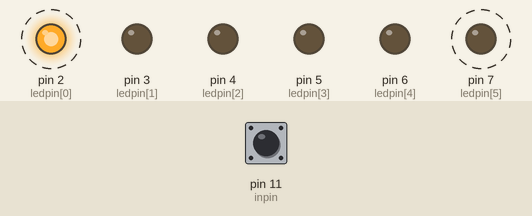
Recording of a sketch running on a simulated Arduino Uno, built with avr-gcc and run on an emulated ATmega328P. Parts: output pins drawn as LEDs (lit = HIGH). Dashed ring = blinking. The test bench sets the inputs (shaded band); at power-on: pin 11 (inpin) HIGH.

Above: at 1.2 s.
1.3 s: pin 11 (inpin) pulled LOW for 0.15 s
At 2.4 s:
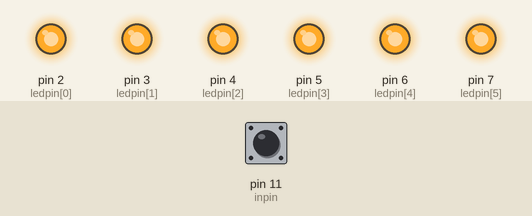
4.3 s: pin 11 (inpin) pulled LOW for 1 s
At 6.4 s:
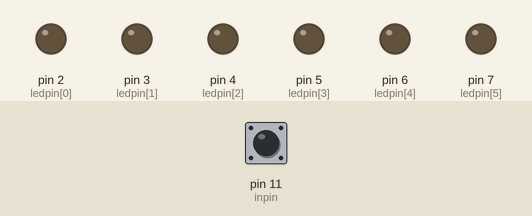
6.8 s: pin 11 (inpin) pulled LOW for 3.2 s
At 10.3 s:
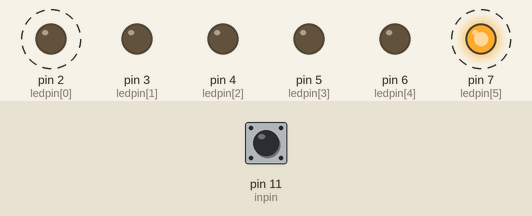
Timing chart, 0 to 17.7 s (numbered marks = the images above; inputs shaded):
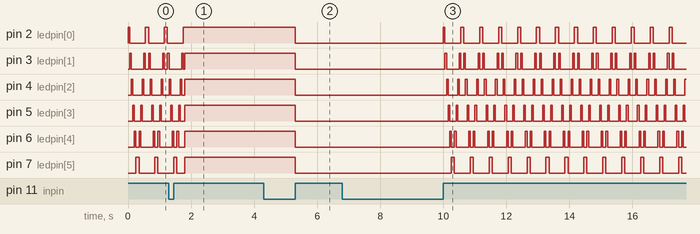

The sketch:

exp2_2.ino
```cpp
#include<Bounce2.h>

int ledpin[6] = {2, 3, 4, 5, 6, 7};
int inpin = 11;
int val;
int mode = 1;
Bounce2::Button button = Bounce2::Button();

void shutdown() {
  for (int i = 0; i < 6; i++) {
    digitalWrite(ledpin[i], LOW);
  }
}

void allon();
void rundown() {
  button.update();
  if (button.pressed()) {
    mode = (mode + 1) % 3;
  }
  if (mode == 2) {
    allon();
  }
  else if (mode == 0) {
    shutdown();
  }
for (int i = 0; i < 6; i++) {
  button.update();
  if (button.pressed()) {
    mode = (mode + 1) % 3;
  }
  if (mode == 2) {
    allon();
  }
  else if (mode == 0) {
    shutdown();
  }
  shutdown();
  digitalWrite(ledpin[i], HIGH);
  delay(50);
}
for (int i = 5; i >= 0; i--) {
  button.update();
  if (button.pressed()) {
    mode = (mode + 1) % 3;
  }
  if (mode == 2) {
    allon();
  }
  else if (mode == 0) {
    shutdown();
  }
  shutdown();
  digitalWrite(ledpin[i], HIGH);
  delay(50);
}
}

void allon() {
  for (int i = 0; i < 6; i++) {
    digitalWrite(ledpin[i], HIGH);
  }
}


void setup() {
  for (int i = 0; i < 6; i++) {
    pinMode(ledpin[i], OUTPUT);
  }
  button.attach(inpin, INPUT_PULLUP);
  button.interval(5);
}

void loop() {
  button.update();
  if (button.pressed()) {
    mode = (mode + 1) % 3;

  }
  switch (mode) {
    case 0: {
        shutdown();
        break;
      }
    case 1: {
        rundown();
        break;
      }
    case 2: {
        allon();
        break;
      }
  }
}
```

Measured:
- after the input at 1.3 s, pin 2 (ledpin[0]): goes on until 1.8 s, then stays HIGH
- after the input at 4.3 s, pin 2 (ledpin[0]), pin 3 (ledpin[1]), pin 4 (ledpin[2]), pin 5 (ledpin[3]), pin 6 (ledpin[4]), pin 7 (ledpin[5]): HIGH → LOW after 1.0 s
- after the input at 6.8 s, pin 2 (ledpin[0]): alternates HIGH for 0.10 s and LOW for 0.50 s, starting after 3.2 s; pin 3 (ledpin[1]): LOW → HIGH after 3.3 s, then repeats every 0.60 s: LOW 0.40 s, HIGH 0.05 s, LOW 0.10 s, HIGH 0.05 s
- by itself, pin 2 (ledpin[0]): alternates HIGH for 0.10 s and LOW for 0.50 s
- by itself, pin 5 (ledpin[3]): alternates HIGH for 0.05 s and LOW for 0.18 s, 5 changes in all, then stays HIGH
